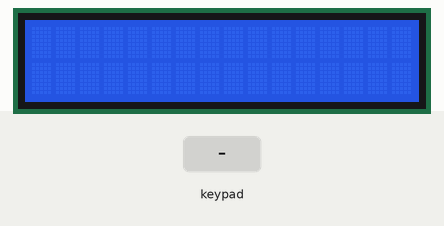
Recording of a program running on a simulated ATmega32, built with avr-gcc and emulated at 8 MHz. Shown: 16×2 character LCD. Wiring (inferred from the signals the program sends): 4×4 keypad with keys 1 2 3 A 4 5 6 B 7 8 9 C * 0 # D (labels assumed): rows PB4, PB5, PB6, PB7; columns PB0, PB1, PB2, PB3. Wiring (inferred from the names in the program): character LCD (HD44780): RS PA0; R/W PA1; E PA2; data PC0, PC1, PC2, PC3, PC4, PC5, PC6, PC7. Inputs (shaded band) come from the test bench.

Above: at 1.2 s.
1.3 s: keypad keys 1 2 # pressed 0.4 s apart
At 2.7 s:
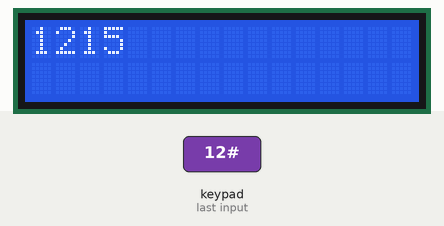
4.0 s: key '3' pressed
At 5.2 s:
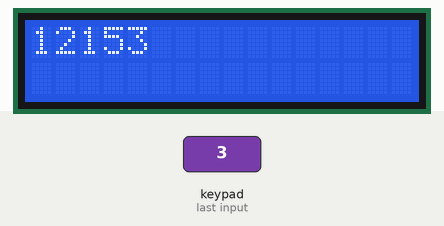
5.8 s: key 'A' pressed
At 6.6 s:
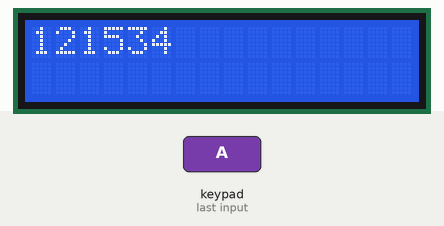
7.6 s: keypad keys 1 2 D pressed 0.4 s apart
At 9.2 s:
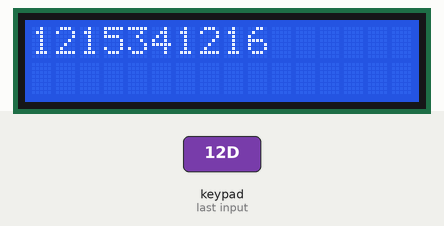
10.3 s: key '6' pressed
At 11.4 s:
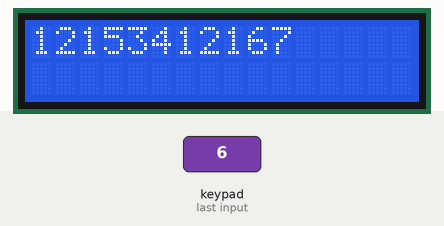
12.0 s: key 'B' pressed
At 12.7 s:
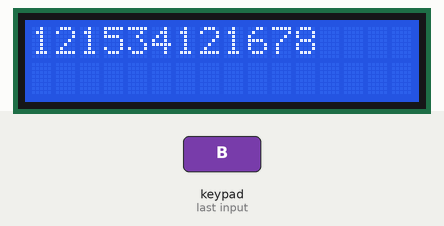
Timing chart, 0 to 14.8 s (numbered marks = the images above; inputs shaded):
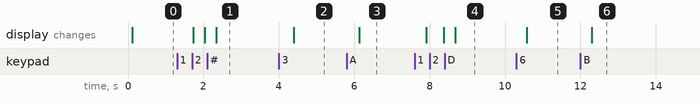

The program:

main.c
```c
/*
 * main.c
 *
 *  Created on: Sep 13, 2023
 *      Author: Ahmad
 */

#include "STD_TYPES.h"
#include "DIO/DIO_interface.h"

#include "KEYPAD/KEYPAD_interface.h"

#include "LCD/LCD_interface.h"
#include <util/delay.h>


#define DEBOUNCE_1 0
#define DEBOUNCE_2 0
#define KEYPAD_TEST 0
#define KEYPAD_LCD_TEST 1

int main(void)
{
    KEYPAD_Init();
    LCD_Init();
   // LCD_Init();
    DIO_SetPinDirection(DIO_PORTA,DIO_PIN0,DIO_OUTPUT);

    s32  key=0;
    s32  number=1;

/*
if  DEBOUNCE_1 | DEBOUNCE_2
	DIO_SetPinDirection(DIO_PORTB,DIO_PIN0,DIO_INPUT);
	DIO_SetPinDirection(DIO_PORTB,DIO_PIN1,DIO_OUTPUT);
	DIO_SetPinValue(DIO_PORTB,DIO_PIN0,DIO_HIGH);
#endif*/

    while(1)
	{
#if DEBOUNCE_1
		if(DIO_GetPinValue(DIO_PORTB,DIO_PIN0)==0)
		{
			_delay_ms(20);
			if(DIO_GetPinValue(DIO_PORTB,DIO_PIN0)==0)
			{
				DIO_TogglePinValue(DIO_PORTB,DIO_PIN1);
		    }
		}

#endif

#if DEBOUNCE_2
		if(DIO_GetPinValue(DIO_PORTB,DIO_PIN0)==0)
		{


			while(DIO_GetPinValue(DIO_PORTB,DIO_PIN0)==0){};
			_delay_ms(20);
			DIO_TogglePinValue(DIO_PORTB,DIO_PIN1);

		}

#endif

#if KEYPAD_TEST
		key=KEYPAD_GetPressedKey();
		if(key!=0)
		{

			DIO_TogglePinValue(DIO_PORTA,DIO_PIN0);
			_delay_ms(1000);
		}


#endif

#if KEYPAD_LCD_TEST
		key=KEYPAD_GetPressedKey();
		if(key!=0)
		{

			LCD_PrintNum(key);

		}


#endif

        }
}
```

LCD_config.h
```c
/*
 * LCD_config.h
 *
 *  Created on: Sep 2, 2023
 *      Author: ziaad
 */

#ifndef LCD_LCD_CONFIG_H_
#define LCD_LCD_CONFIG_H_

#define LCD_CTRL_PORT DIO_PORTA
#define LCD_DATA_PORT DIO_PORTC


#define LCD_RS_PIN DIO_PIN0
#define LCD_RW_PIN DIO_PIN1
#define LCD_EN_PIN DIO_PIN2

#endif /* LCD_LCD_CONFIG_H_ */
```

KEYPAD_config.h
```c
/*
 * KEYPAD_config.h
 *
 *  Created on: Sep 20, 2023
 *      Author: Ahmad
 */

#ifndef KEYPAD_KEYPAD_CONFIG_H_
#define KEYPAD_KEYPAD_CONFIG_H_

#define KEYPAD_PORT     DIO_PORTB
#define NO_COLS		    4
#define NO_ROWS		    4
#define DEBOUNCE_DELAY  10   /* in milli seconds */

#endif /* KEYPAD_KEYPAD_CONFIG_H_ */
```

LCD_config.h
```c
/*
 * LCD_config.h
 *
 *  Created on: Sep 2, 2023
 *      Author: ziaad
 */

#ifndef LCD_LCD_CONFIG_H_
#define LCD_LCD_CONFIG_H_

#define LCD_CTRL_PORT DIO_PORTA
#define LCD_DATA_PORT DIO_PORTC


#define LCD_RS_PIN DIO_PIN0
#define LCD_RW_PIN DIO_PIN1
#define LCD_EN_PIN DIO_PIN2

#endif /* LCD_LCD_CONFIG_H_ */
```

LCD_config.h
```c
/*
 * LCD_config.h
 *
 *  Created on: Sep 2, 2023
 *      Author: ziaad
 */

#ifndef LCD_LCD_CONFIG_H_
#define LCD_LCD_CONFIG_H_

#define LCD_CTRL_PORT DIO_PORTA
#define LCD_DATA_PORT DIO_PORTC


#define LCD_RS_PIN DIO_PIN0
#define LCD_RW_PIN DIO_PIN1
#define LCD_EN_PIN DIO_PIN2

#endif /* LCD_LCD_CONFIG_H_ */
```

LCD_config.h
```c
/*
 * LCD_config.h
 *
 *  Created on: Sep 2, 2023
 *      Author: ziaad
 */

#ifndef LCD_LCD_CONFIG_H_
#define LCD_LCD_CONFIG_H_

#define LCD_CTRL_PORT DIO_PORTA
#define LCD_DATA_PORT DIO_PORTC


#define LCD_RS_PIN DIO_PIN0
#define LCD_RW_PIN DIO_PIN1
#define LCD_EN_PIN DIO_PIN2

#endif /* LCD_LCD_CONFIG_H_ */
```

LCD_interface.h
```c
/*
 * LCD_interface.h
 *
 *  Created on: Sep 2, 2023
 *      Author: ziaad
 */

#ifndef LCD_LCD_INTERFACE_H_

#define LCD_LCD_INTERFACE_H_
#define LCD_CLR  0b00000001
void LCD_Init(void);
void LCD_SendCommand(u8 command);
void LCD_SendChar(char c);

void LCD_PrintString(char str[]);
void LCD_PrintNum(s32 num );
void LCD_CLR_DIS(void);
//custom character functions

void LCD_DCC(u8 adress);
void LCD_SaveCustomChar(u8 adress, u8 array[]);

void LCD_Set_Cursor_Pose(u8 line_num,u8 line_pose);
#endif /* LCD_LCD_INTERFACE_H_ */
```

LCD_program.c
```c
/*
 * LCD_program.c
 *
 *  Created on: Sep 2, 2023
 *      Author: ziaad
 */
#include"../STD_TYPES.h"
#include"../DIO/DIO_interface.h"
#include<util/delay.h>


#include"LCD_interface.h"
#include"LCD_private.h"
#include"LCD_config.h"


void LCD_SendCommand(u8 command)
{
	//1-Set RS pin --> low
	DIO_SetPinValue( LCD_CTRL_PORT ,LCD_RS_PIN , DIO_LOW);
	//Set RW pin-->low
	DIO_SetPinValue(LCD_CTRL_PORT ,LCD_RW_PIN , DIO_LOW);
	//3-Set DB pins
	DIO_SetPortValue(LCD_DATA_PORT , command);
	//4-Send an enable pulse
	DIO_SetPinValue(LCD_CTRL_PORT,LCD_EN_PIN,DIO_HIGH);
	_delay_ms(1);
	DIO_SetPinValue(LCD_CTRL_PORT,LCD_EN_PIN,DIO_LOW);
		_delay_ms(1);
}
void LCD_SendChar(char c)
{
	//1-Set RS pin --> High
		DIO_SetPinValue(LCD_CTRL_PORT ,LCD_RS_PIN , DIO_HIGH);
		//Set RW pin-->low
		DIO_SetPinValue(LCD_CTRL_PORT ,LCD_RW_PIN , DIO_LOW);
		//3-Set DB pins
		DIO_SetPortValue(LCD_DATA_PORT , c);
		//4-Send an enable pulse
		DIO_SetPinValue(LCD_CTRL_PORT,LCD_EN_PIN,DIO_HIGH);
		_delay_ms(1);
		DIO_SetPinValue(LCD_CTRL_PORT,LCD_EN_PIN,DIO_LOW);
			_delay_ms(1);
}

void LCD_Init(void)
{
	//set lcd ctrl port&
	DIO_SetPinDirection(LCD_CTRL_PORT,LCD_RS_PIN,DIO_OUTPUT);
	DIO_SetPinDirection(LCD_CTRL_PORT,LCD_RW_PIN,DIO_OUTPUT);
	DIO_SetPinDirection(LCD_CTRL_PORT,LCD_EN_PIN,DIO_OUTPUT);
    DIO_SetPortDirection(LCD_DATA_PORT,0xff);
    _delay_ms(100);
    LCD_SendCommand(0b00111000);
    _delay_ms(1);
    LCD_SendCommand(0b00001100);
    _delay_ms(1);
    LCD_SendCommand(0b00000001);
    _delay_ms(3);
    LCD_SendCommand(0b00000110);
	_delay_ms(5);

}


void LCD_PrintString(char str[])
{

	for(u32 i=0; str[i] !='\0' ; i++)
	{

		LCD_SendChar(str[i]);
		_delay_ms(300);


	}


}


void
LCD_PrintNum(s32 num )
{
	u8 digits[11]={0} ;
	//Extract each digits in the array (reversed)
	u8 i = 0;
	while (num>0)
	{
	digits[i]= num%10 ;
	num/=10 ; //shift right
i++;
	}
	for(s8 j =i-1 ;j>=0;j--)
	{
		LCD_SendChar(digits[j]+'0');

	}


}

void LCD_CLR_DIS(void)
{
	 LCD_SendCommand(LCD_CLR);
}


void LCD_DCC(u8 adress)
{
	if(adress<8)
	{
		LCD_SendChar(adress);
	}
}


void LCD_SaveCustomChar(u8 adress, u8 array[])
{
	if (adress<8)
	{
		LCD_SendCommand(0b01000000 +(adress*8))	;

	for ( u8 i =0 ;i<8;i++)
	{
		LCD_SendChar(array[i]);
	}

    LCD_SendCommand(0b10000000);//talk with DDRAM
	}
}


void LCD_Set_Cursor_Pose(u8 line_num ,u8 line_pose)
{
	switch(line_num)
	{
	case 0:
		LCD_SendCommand(0b10000000+line_pose%16);
		break;
	case 1:
		LCD_SendCommand(0b10000000+line_pose%16+64);
			break;


	}

}
```

KEYPAD_interface.h
```c
/*
 * KEYPAD_interface.h
 *
 *  Created on: Sep 20, 2023
 *      Author: Ahmad
 */

#ifndef KEYPAD_KEYPAD_INTERFACE_H_
#define KEYPAD_KEYPAD_INTERFACE_H_


void KEYPAD_Init(void);
s32   KEYPAD_GetPressedKey(void);

#endif /* KEYPAD_KEYPAD_INTERFACE_H_ */
```

KEYPAD_program.c
```c
/*
 * KEYPAD_program.c
 *
 *  Created on: Sep 20, 2023
 *      Author: Ahmad
 */


#include "../STD_TYPES.h"

#include "../DIO/DIO_interface.h"
#include <util/delay.h>

#include "KEYPAD_interface.h"
#include "KEYPAD_private.h"
#include "KEYPAD_config.h"


void KEYPAD_Init(void)
{
	DIO_SetPortDirection(KEYPAD_PORT, 0xf0);
	DIO_SetPortValue(KEYPAD_PORT, 0xff);
}

s32   KEYPAD_GetPressedKey(void)
{
	s32 pressed_key = 0;

	s32 column = 0;
	s32 row = 0 ;

	for(column=0; column < NO_COLS; column ++)
	{
		/* activate current column */
		DIO_SetPinValue(KEYPAD_PORT, column+4 ,DIO_LOW );

		for(row=0; row < NO_ROWS ; row++)
		{
			if(DIO_GetPinValue(KEYPAD_PORT,  row ) == DIO_LOW)
			{
				pressed_key = row + (column * NO_ROWS) + 1 ;
			}
			while(DIO_GetPinValue(KEYPAD_PORT,  row ) == DIO_LOW){}
			_delay_ms(DEBOUNCE_DELAY);
		}

		/* deactivate the current column */
		DIO_SetPinValue(KEYPAD_PORT, column+4 ,DIO_HIGH );
	}
	return pressed_key;
}
```

LCD_interface.h
```c
/*
 * LCD_interface.h
 *
 *  Created on: Sep 2, 2023
 *      Author: ziaad
 */

#ifndef LCD_LCD_INTERFACE_H_

#define LCD_LCD_INTERFACE_H_
#define LCD_CLR  0b00000001
void LCD_Init(void);
void LCD_SendCommand(u8 command);
void LCD_SendChar(char c);

void LCD_PrintString(char str[]);
void LCD_PrintNum(s32 num );
void LCD_CLR_DIS(void);
//custom character functions

void LCD_DisplayCoustmeChar(u8 adress);
void LCD_SaveCustomChar(u8 adress, u8 array[]);

void LCD_SetCursorPosition(u8 line_pose ,u8 line_no);
#endif /* LCD_LCD_INTERFACE_H_ */
```

LCD_program.c
```c
/*
 * LCD_program.c
 *
 *  Created on: Sep 2, 2023
 *      Author: ziaad
 */
#include"../STD_TYPES.h"
#include"../DIO/DIO_interface.h"
#include<util/delay.h>


#include"LCD_interface.h"
#include"LCD_private.h"
#include"LCD_config.h"


void LCD_SendCommand(u8 command)
{
#if MODE_8BIT
	//1-Set RS pin --> low
	DIO_SetPinValue( LCD_CTRL_PORT ,LCD_RS_PIN , DIO_LOW);
	//Set RW pin-->low
	DIO_SetPinValue(LCD_CTRL_PORT ,LCD_RW_PIN , DIO_LOW);
	//3-Set DB pins
	DIO_SetPortValue(LCD_DATA_PORT , command);
	//4-Send an enable pulse
	DIO_SetPinValue(LCD_CTRL_PORT,LCD_EN_PIN,DIO_HIGH);
	_delay_ms(1);
	DIO_SetPinValue(LCD_CTRL_PORT,LCD_EN_PIN,DIO_LOW);
	_delay_ms(1);
#endif

#if MODE_4BIT
	u8 Local_Port = DIO_GetPortValue(LCD_DATA_PORT);
	u8 Local_Temp=0;

	//1-Set RS pin --> low
	DIO_SetPinValue( LCD_CTRL_PORT ,LCD_RS_PIN , DIO_LOW);
	//Set RW pin-->low
	DIO_SetPinValue(LCD_CTRL_PORT ,LCD_RW_PIN , DIO_LOW);
	//3-Set DB pins
	Local_Temp = (command & 0xf0)| (Local_Port & 0x0f);
	DIO_SetPortValue(LCD_DATA_PORT , Local_Temp);
	//4-Send an enable pulse
	DIO_SetPinValue(LCD_CTRL_PORT,LCD_EN_PIN,DIO_HIGH);
	_delay_ms(1);
	DIO_SetPinValue(LCD_CTRL_PORT,LCD_EN_PIN,DIO_LOW);
	_delay_ms(1);
	Local_Temp = (command<<4)| (Local_Port & 0x0f);
	DIO_SetPortValue(LCD_DATA_PORT , Local_Temp);
	//4-Send an enable pulse
	DIO_SetPinValue(LCD_CTRL_PORT,LCD_EN_PIN,DIO_HIGH);
	_delay_ms(1);
	DIO_SetPinValue(LCD_CTRL_PORT,LCD_EN_PIN,DIO_LOW);
	_delay_ms(1);
#endif
}
void LCD_SendChar(char c)
{
#if MODE_8BIT
	//1-Set RS pin --> High
		DIO_SetPinValue(LCD_CTRL_PORT ,LCD_RS_PIN , DIO_HIGH);
		//Set RW pin-->low
		DIO_SetPinValue(LCD_CTRL_PORT ,LCD_RW_PIN , DIO_LOW);
		//3-Set DB pins
		DIO_SetPortValue(LCD_DATA_PORT , c);
		//4-Send an enable pulse
		DIO_SetPinValue(LCD_CTRL_PORT,LCD_EN_PIN,DIO_HIGH);
		_delay_ms(1);
		DIO_SetPinValue(LCD_CTRL_PORT,LCD_EN_PIN,DIO_LOW);
		_delay_ms(1);
#endif

#if MODE_4BIT
		u8 Local_Port = DIO_GetPortValue(LCD_DATA_PORT);
		u8 Local_Temp=0;
		//1-Set RS pin --> High
		DIO_SetPinValue(LCD_CTRL_PORT ,LCD_RS_PIN , DIO_HIGH);
		//Set RW pin-->low
		DIO_SetPinValue(LCD_CTRL_PORT ,LCD_RW_PIN , DIO_LOW);
		//3-Set DB pins
		Local_Temp = (c & 0xf0)| (Local_Port & 0x0f);
		DIO_SetPortValue(LCD_DATA_PORT , Local_Temp);
		//4-Send an enable pulse
		DIO_SetPinValue(LCD_CTRL_PORT,LCD_EN_PIN,DIO_HIGH);
		_delay_ms(1);
		DIO_SetPinValue(LCD_CTRL_PORT,LCD_EN_PIN,DIO_LOW);
		_delay_ms(1);
		Local_Temp = (c <<4)| (Local_Port & 0x0f);
		DIO_SetPortValue(LCD_DATA_PORT , Local_Temp);
		//4-Send an enable pulse
		DIO_SetPinValue(LCD_CTRL_PORT,LCD_EN_PIN,DIO_HIGH);
		_delay_ms(1);
		DIO_SetPinValue(LCD_CTRL_PORT,LCD_EN_PIN,DIO_LOW);
		_delay_ms(1);
#endif

}

void LCD_Init(void)
{
#if MODE_8BIT
	//set lcd ctrl port&
	DIO_SetPinDirection(LCD_CTRL_PORT,LCD_RS_PIN,DIO_OUTPUT);
	DIO_SetPinDirection(LCD_CTRL_PORT,LCD_RW_PIN,DIO_OUTPUT);
	DIO_SetPinDirection(LCD_CTRL_PORT,LCD_EN_PIN,DIO_OUTPUT);
    DIO_SetPortDirection(LCD_DATA_PORT,0xff);
    _delay_ms(100);
    LCD_SendCommand(0b00111000);
    _delay_ms(1);
    LCD_SendCommand(0b00001100);
    _delay_ms(1);
    LCD_SendCommand(0b00000001);
    _delay_ms(3);
    LCD_SendCommand(0b00000110);
	_delay_ms(5);
#endif

#if MODE_4BIT

	//set lcd ctrl port&
	DIO_SetPinDirection(LCD_CTRL_PORT,LCD_RS_PIN,DIO_OUTPUT);
	DIO_SetPinDirection(LCD_CTRL_PORT,LCD_RW_PIN,DIO_OUTPUT);
	DIO_SetPinDirection(LCD_CTRL_PORT,LCD_EN_PIN,DIO_OUTPUT);
    DIO_SetPortDirection(LCD_DATA_PORT,0xff);
    _delay_ms(100);
    LCD_SendCommand(0b00100000);
    LCD_SendCommand(0b00100000);
    LCD_SendCommand(0b10000000);
    _delay_ms(1);
    LCD_SendCommand(0b00000000);
    LCD_SendCommand(0b10000000);
    _delay_ms(1);
    LCD_SendCommand(0b00000000);
    LCD_SendCommand(0b00010000);
    _delay_ms(3);
    LCD_SendCommand(0b00000000);
    LCD_SendCommand(0b01100000);
	_delay_ms(5);
#endif

}


void LCD_PrintString(char str[])
{

	for(u32 i=0; str[i] != '\0' ; i++)
	{

		LCD_SendChar(str[i]);
		_delay_ms(300);

	}


}


void LCD_PrintNum(s32 num )
{
	s32 digits[11]={0} ;
	//Extract each digits in the array (reversed)
	s8 i = 0;
	while (num>0)
	{
	digits[i]= num%10 ;
	num/=10 ; //shift right
    i++;
	}
	for(s8 j =i-1 ;j>=0;j--)
	{
		LCD_SendChar(digits[j]+'0');

	}


}

void LCD_CLR_DIS(void)
{
	 LCD_SendCommand(LCD_CLR);
}


void LCD_DisplayCoustmeChar(u8 adress)
{
	if(adress<8)
	{
		LCD_SendChar(adress);
	}
}


void LCD_SaveCustomChar(u8 adress, u8 array[])
{
	/*
	if (adress<8)
	{
		LCD_SendCommand(0b01000000 +(adress*8))	;

	for ( u8 i =0 ;i<8;i++)
	{
		LCD_SendChar(array[i]);
	}

    LCD_SendCommand(0b10000000);//talk with DDRAM
	}*/

	if(adress<8)
	{
		LCD_SendCommand(0b01000000 +(adress*8));
		for(u8 i=0;i<8;i++)
		{
			LCD_SendChar(array[i]);//save array at CGRAM
		}
		LCD_SendCommand(0b10000000);//display
	}
}


void LCD_SetCursorPosition(u8 line_pose ,u8 line_no)
{
	switch(line_no)
	{
	case 0:
		LCD_SendCommand(0b10000000+line_pose);
		break;
	case 1:
		LCD_SendCommand(0b10000000+line_pose+64);
			break;


	}

}
```

LCD_interface.h
```c
/*
 * LCD_interface.h
 *
 *  Created on: Sep 2, 2023
 *      Author: ziaad
 */

#ifndef LCD_LCD_INTERFACE_H_

#define LCD_LCD_INTERFACE_H_
#define LCD_CLR  0b00000001
void LCD_Init(void);
void LCD_SendCommand(u8 command);
void LCD_SendChar(char c);

void LCD_PrintString(char str[]);
void LCD_PrintNum(s32 num );
void LCD_CLR_DIS(void);
//custom character functions

void LCD_DisplayCoustmeChar(u8 adress);
void LCD_SaveCustomChar(u8 adress, u8 array[]);

void LCD_SetCursorPosition(u8 line_pose ,u8 line_no);
#endif /* LCD_LCD_INTERFACE_H_ */
```

LCD_program.c
```c
/*
 * LCD_program.c
 *
 *  Created on: Sep 2, 2023
 *      Author: ziaad
 */
#include"../STD_TYPES.h"
#include"../DIO/DIO_interface.h"
#include<util/delay.h>


#include"LCD_interface.h"
#include"LCD_private.h"
#include"LCD_config.h"


void LCD_SendCommand(u8 command)
{
	//1-Set RS pin --> low
	DIO_SetPinValue( LCD_CTRL_PORT ,LCD_RS_PIN , DIO_LOW);
	//Set RW pin-->low
	DIO_SetPinValue(LCD_CTRL_PORT ,LCD_RW_PIN , DIO_LOW);
	//3-Set DB pins
	DIO_SetPortValue(LCD_DATA_PORT , command);
	//4-Send an enable pulse
	DIO_SetPinValue(LCD_CTRL_PORT,LCD_EN_PIN,DIO_HIGH);
	_delay_ms(1);
	DIO_SetPinValue(LCD_CTRL_PORT,LCD_EN_PIN,DIO_LOW);
		_delay_ms(1);
}
void LCD_SendChar(char c)
{
	//1-Set RS pin --> High
		DIO_SetPinValue(LCD_CTRL_PORT ,LCD_RS_PIN , DIO_HIGH);
		//Set RW pin-->low
		DIO_SetPinValue(LCD_CTRL_PORT ,LCD_RW_PIN , DIO_LOW);
		//3-Set DB pins
		DIO_SetPortValue(LCD_DATA_PORT , c);
		//4-Send an enable pulse
		DIO_SetPinValue(LCD_CTRL_PORT,LCD_EN_PIN,DIO_HIGH);
		_delay_ms(1);
		DIO_SetPinValue(LCD_CTRL_PORT,LCD_EN_PIN,DIO_LOW);
			_delay_ms(1);
}

void LCD_Init(void)
{
	//set lcd ctrl port&
	DIO_SetPinDirection(LCD_CTRL_PORT,LCD_RS_PIN,DIO_OUTPUT);
	DIO_SetPinDirection(LCD_CTRL_PORT,LCD_RW_PIN,DIO_OUTPUT);
	DIO_SetPinDirection(LCD_CTRL_PORT,LCD_EN_PIN,DIO_OUTPUT);
    DIO_SetPortDirection(LCD_DATA_PORT,0xff);
    _delay_ms(100);
    LCD_SendCommand(0b00111000);
    _delay_ms(1);
    LCD_SendCommand(0b00001100);
    _delay_ms(1);
    LCD_SendCommand(0b00000001);
    _delay_ms(3);
    LCD_SendCommand(0b00000110);
	_delay_ms(5);

}


void LCD_PrintString(char str[])
{

	for(u32 i=0; str[i] !='\0' ; i++)
	{

		LCD_SendChar(str[i]);
		_delay_ms(300);

	}


}


void LCD_PrintNum(s32 num )
{
	u8 digits[11]={0} ;
	//Extract each digits in the array (reversed)
	s8 i = 0;
	while (num>0)
	{
	digits[i]= num%10 ;
	num/=10 ; //shift right
    i++;
	}
	for(s8 j =i-1 ;j>=0;j--)
	{
		LCD_SendChar(digits[j]+'0');

	}


}

void LCD_CLR_DIS(void)
{
	 LCD_SendCommand(LCD_CLR);
}


void LCD_DisplayCoustmeChar(u8 adress)
{
	if(adress<8)
	{
		LCD_SendChar(adress);
	}
}


void LCD_SaveCustomChar(u8 adress, u8 array[])
{
	/*
	if (adress<8)
	{
		LCD_SendCommand(0b01000000 +(adress*8))	;

	for ( u8 i =0 ;i<8;i++)
	{
		LCD_SendChar(array[i]);
	}

    LCD_SendCommand(0b10000000);//talk with DDRAM
	}*/

	if(adress<8)
	{
		LCD_SendCommand(0b01000000 +(adress*8));
		for(u8 i=0;i<8;i++)
		{
			LCD_SendChar(array[i]);//save array at CGRAM
		}
		LCD_SendCommand(0b10000000);//display
	}
}


void LCD_SetCursorPosition(u8 line_pose ,u8 line_no)
{
	switch(line_no)
	{
	case 0:
		LCD_SendCommand(0b10000000+line_pose);
		break;
	case 1:
		LCD_SendCommand(0b10000000+line_pose+64);
			break;


	}

}
```

LCD_interface.h
```c
/*
 * LCD_interface.h
 *
 *  Created on: Sep 2, 2023
 *      Author: ziaad
 */

#ifndef LCD_LCD_INTERFACE_H_

#define LCD_LCD_INTERFACE_H_
#define LCD_CLR  0b00000001
void LCD_Init(void);
void LCD_SendCommand(u8 command);
void LCD_SendChar(char c);

void LCD_PrintString(char str[]);
void LCD_PrintNum(s32 num );
void LCD_CLR_DIS(void);
//custom character functions

void LCD_DCC(u8 adress);
void LCD_SaveCustomChar(u8 adress, u8 array[]);

void LCD_Set_Cursor_Pose(u8 line_num,u8 line_pose);
#endif /* LCD_LCD_INTERFACE_H_ */
```

DIO_config.h
```c
/*
 * DIO_config.h
 *
 *  Created on: Sep 1, 2023
 *      Author: ziaad
 */

#ifndef DIO_DIO_CONFIG_H_
#define DIO_DIO_CONFIG_H_


#endif /* DIO_DIO_CONFIG_H_ */
```

DIO_interface.h
```c
/*
 * DIO_interface.h
 *
 *  Created on: Sep 1, 2023
 *      Author: ziaad
 */

#ifndef DIO_DIO_INTERFACE_H_
#define DIO_DIO_INTERFACE_H_


#define DIO_PORTA 0
#define DIO_PORTB 1
#define DIO_PORTC 2
#define DIO_PORTD 3

#define DIO_OUTPUT 1
#define DIO_INPUT 0

#define DIO_PIN0 0
#define DIO_PIN1 1
#define DIO_PIN2 2
#define DIO_PIN3 3
#define DIO_PIN4 4
#define DIO_PIN5 5
#define DIO_PIN6 6
#define DIO_PIN7 7


#define DIO_HIGH 1
#define DIO_LOW 0


void DIO_TogglePinValue(u8 PortNO,u8 PinNO);


void DIO_SetPinDirection(u8 PortNO,u8 PinNO,u8 Direction);
void DIO_SetPinValue(u8 PortNO,u8 PinNO,u8 Value);
u8 DIO_GetPinValue(u8 PortNO,u8 PinNO);


void DIO_SetPortDirection(u8 PortNO,u8 Direction);
void DIO_SetPortValue(u8 PortNO,u8 Value);
u8 DIO_GedPortValue(u8 PortNO);


#endif /* DIO_DIO_INTERFACE_H_ */
```

DIO_priv.h
```c
/*
 * DIO_priv.h
 *
 *  Created on: Sep 1, 2023
 *      Author: ziaad
 */

#ifndef DIO_DIO_PRIV_H_
#define DIO_DIO_PRIV_H_


//reg definition
#define PORTA *((volatile u8*)(0x3B))
#define DDRA *((volatile u8*)(0x3A))
#define PINA *((volatile u8*)(0x39))

#define PORTB *((volatile u8*)(0x38))
#define DDRB *((volatile u8*)(0x37))
#define PINB *((volatile u8*)(0x36))


#define PORTC *((volatile u8*)(0x35))
#define DDRC *((volatile u8*)(0x34))
#define PINC *((volatile u8*)(0x33))

#define PORTD *((volatile u8*)(0x32))
#define DDRD *((volatile u8*)(0x31))
#define PIND *((volatile u8*)(0x30))


#endif /* DIO_DIO_PRIV_H_ */
```

LCD_private.h
```c
/*
 * LCD_private.h
 *
 *  Created on: Sep 2, 2023
 *      Author: ziaad
 */

#ifndef LCD_LCD_PRIVATE_H_
#define LCD_LCD_PRIVATE_H_


#endif /* LCD_LCD_PRIVATE_H_ */
```

Source omitted: LCD_program.c (2532 bytes), DIO_program.c (2949 bytes), DIO_config.h (440 bytes), DIO_interface.h (518 bytes), DIO_private.h (614 bytes), DIO_program.c (3148 bytes), DIO_config.h (163 bytes), DIO_interface.h (824 bytes), DIO_priv.h (625 bytes), DIO_program.c (2949 bytes), BIT_MATH.h (306 bytes), DIO_config.h (163 bytes) and 20 more

Measured:
- after the input at 1.3 s, the display: first changes after 0.43 s (image 1 shows a later state)
- after the input at 4.0 s, the display: changes after 0.40 s (image 2)
- after the input at 5.8 s, the display: changes after 0.33 s (image 3)
- after the input at 7.6 s, the display: first changes after 0.31 s (image 4 shows a later state)
- after the input at 10.3 s, the display: changes after 0.27 s (image 5)
- after the input at 12.0 s, the display: changes after 0.31 s (image 6)
